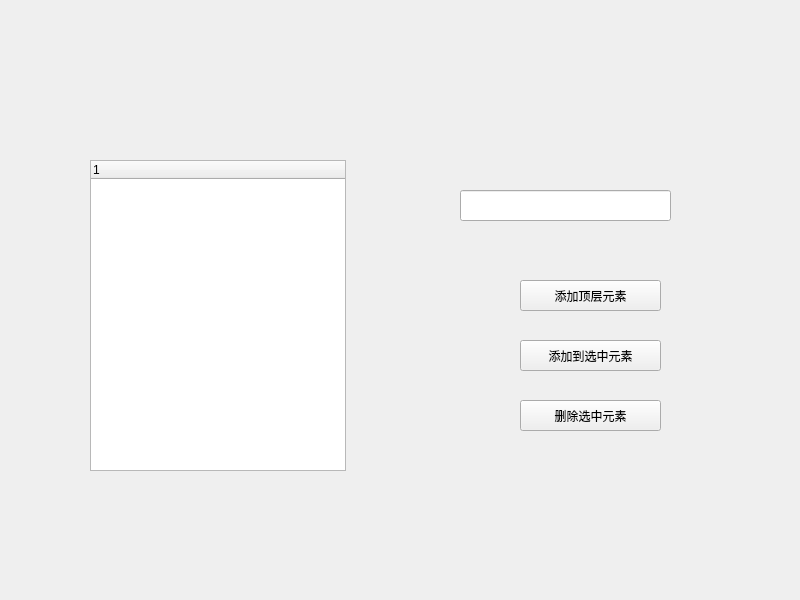
<?xml version="1.0" encoding="UTF-8"?>
<ui version="4.0">
 <class>Widget</class>
 <widget class="QWidget" name="Widget">
  <property name="geometry">
   <rect>
    <x>0</x>
    <y>0</y>
    <width>800</width>
    <height>600</height>
   </rect>
  </property>
  <property name="windowTitle">
   <string>Widget</string>
  </property>
  <widget class="QTreeWidget" name="treeWidget">
   <property name="geometry">
    <rect>
     <x>90</x>
     <y>160</y>
     <width>256</width>
     <height>311</height>
    </rect>
   </property>
   <column>
    <property name="text">
     <string notr="true">1</string>
    </property>
   </column>
  </widget>
  <widget class="QLineEdit" name="lineEdit">
   <property name="geometry">
    <rect>
     <x>460</x>
     <y>190</y>
     <width>211</width>
     <height>31</height>
    </rect>
   </property>
  </widget>
  <widget class="QPushButton" name="pushButton">
   <property name="geometry">
    <rect>
     <x>520</x>
     <y>280</y>
     <width>141</width>
     <height>31</height>
    </rect>
   </property>
   <property name="text">
    <string>添加顶层元素</string>
   </property>
  </widget>
  <widget class="QPushButton" name="pushButton_2">
   <property name="geometry">
    <rect>
     <x>520</x>
     <y>340</y>
     <width>141</width>
     <height>31</height>
    </rect>
   </property>
   <property name="text">
    <string>添加到选中元素</string>
   </property>
  </widget>
  <widget class="QPushButton" name="pushButton_3">
   <property name="geometry">
    <rect>
     <x>520</x>
     <y>400</y>
     <width>141</width>
     <height>31</height>
    </rect>
   </property>
   <property name="text">
    <string>删除选中元素</string>
   </property>
  </widget>
 </widget>
 <resources/>
 <connections/>
</ui>
